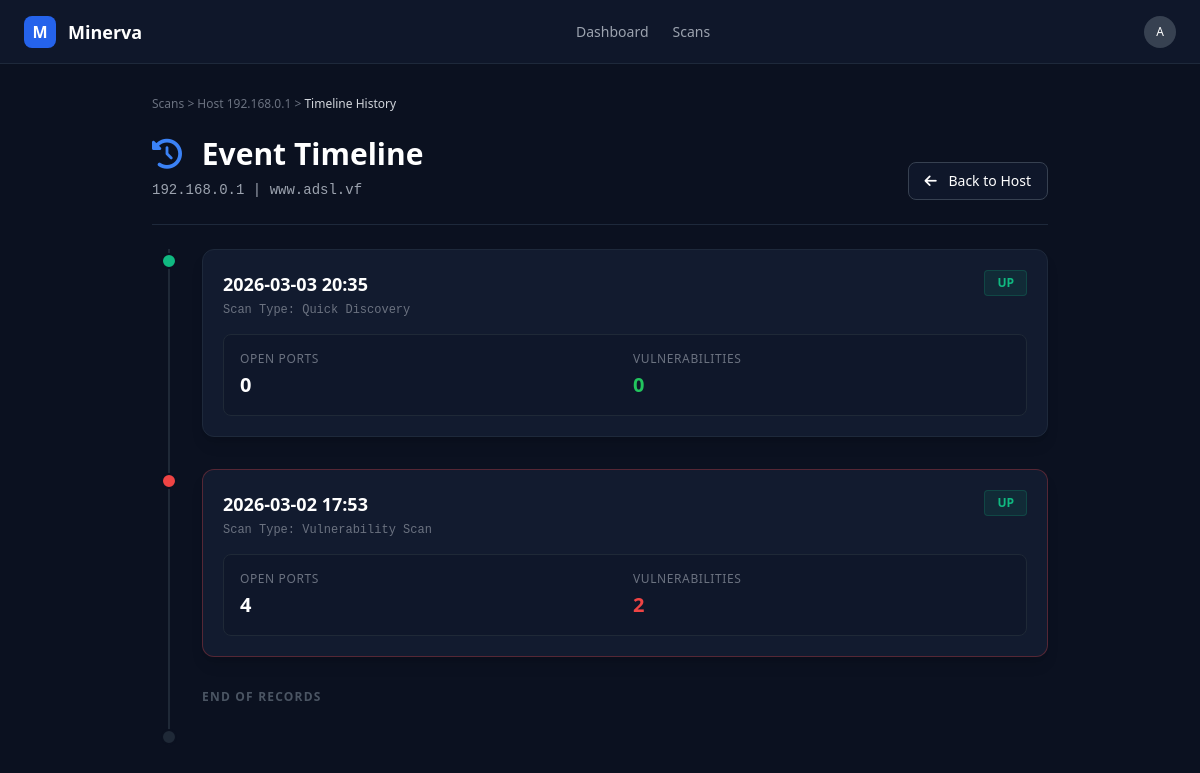
The page /host/192.168.0.1/history on the database its author committed.
### app/models.py (models this page shows)
class Host(Base):
    __tablename__ = "hosts"
    mac_address = Column(String, primary_key=True, index=True)
    hostname = Column(String)
    first_seen = Column(DateTime, default=datetime.datetime.utcnow)
    os_name = Column(String, nullable=True, default="Unknown")
    vendor = Column(String, nullable=True, default="Unknown")
    results = relationship("ScanResult", back_populates="host")

class ScanResult(Base):
    __tablename__ = "scan_results"
    id = Column(Integer, primary_key=True, index=True)
    scan_id = Column(Integer, ForeignKey("scans.id"))
    host_mac = Column(String, ForeignKey("hosts.mac_address"))
    ip_address = Column(String)
    status = Column(String)
    scan = relationship("Scan", back_populates="results")
    host = relationship("Host")
    ports = relationship("Port", back_populates="scan_result", cascade="all, delete-orphan")

class Scan(Base):
    __tablename__ = "scans"
    id = Column(Integer, primary_key=True, index=True)
    project_id = Column(Integer, ForeignKey("projects.id"))
    timestamp = Column(DateTime, default=datetime.datetime.utcnow)
    scan_type = Column(String)
    gateway_ip = Column(String, nullable=True)
    subnet_mask = Column(String, nullable=True)
    project = relationship("Project", back_populates="scans")
    results = relationship("ScanResult", back_populates="scan", cascade="all, delete-orphan")

### app/main.py (the view)
@app.get("/host/{ip}/history", response_class=HTMLResponse)
async def host_history(ip: str, request: Request, db: Session = Depends(get_db)):
    history_results = db.query(models.ScanResult).filter(models.ScanResult.ip_address == ip).order_by(models.ScanResult.id.desc()).all()
    if not history_results:
        return HTMLResponse(content="<h1>No hay historial para este host.</h1>", status_code=404)
    host_info = history_results[0].host
    timeline = []
    for r in history_results:
        open_ports = [p for p in r.ports if p.port_number != 0 and p.state != 'filtered']
        vulns_count = sum(len(p.vulnerabilities) for p in open_ports)
        timeline.append({
            "scan_id": r.scan_id,
            "date": r.scan.timestamp.strftime('%Y-%m-%d %H:%M') if r.scan else "Desconocida",
            "status": r.status,
            "ports_count": len(open_ports),
            "vulns_count": vulns_count,
            "scan_type": r.scan.scan_type if r.scan else "Desconocido"
        })
    return templates.TemplateResponse("host_history.html", {
        "request": request,
        "ip": ip,
        "host": host_info,
        "timeline": timeline
    })

### templates/host_history.html (shortened to what this page needs)
<!DOCTYPE html>
<html lang="es">
<head>
    <script src="https://cdn.tailwindcss.com"></script>
    <link rel="stylesheet" href="https://cdnjs.cloudflare.com/ajax/libs/font-awesome/6.4.0/css/all.min.css">
</head>
<body class="text-gray-300 font-sans h-screen flex flex-col overflow-hidden">
    <header class="h-16 border-b border-panel bg-[#0f172a] flex items-center justify-between px-6 shrink-0">
        <div class="flex items-center space-x-3">
            <div class="w-8 h-8 bg-blue-600 rounded-lg flex items-center justify-center text-white font-bold">M</div>
            <h1 class="text-lg font-bold text-white">Minerva</h1>
        </div>
        <nav class="flex space-x-6 text-sm font-medium">
            <a href="/dashboard" class="text-gray-400 hover:text-white transition">Dashboard</a>
            <a href="/scans" class="text-gray-400 hover:text-white transition">Scans</a>
        </nav>
        <div class="w-8 h-8 bg-gray-700 rounded-full flex items-center justify-center text-white text-xs">A</div>
    </header>
    <main class="flex-1 overflow-y-auto p-8">
        <div class="max-w-4xl mx-auto space-y-6">
            <div class="text-xs text-gray-500 font-medium mb-4">
                <a href="/dashboard" class="hover:text-gray-300">Scans</a> >
                <a href="/host/{{ ip }}" class="hover:text-gray-300">Host {{ ip }}</a> >
                <span class="text-gray-300">Timeline History</span>
            </div>
            <div class="flex justify-between items-end mb-8 border-b border-panel pb-6">
                <div>
                    <h2 class="text-3xl font-bold text-white"><i
                            class="fa-solid fa-clock-rotate-left text-blue-500 mr-3"></i> Event Timeline</h2>
                    <p class="text-gray-400 mt-2 text-sm font-mono">{{ ip }} | {{ host.hostname if host else 'Unknown'
                        }}</p>
                </div>
                <a href="/host/{{ ip }}"
                    class="px-4 py-2 bg-[#0f172a] border border-gray-700 text-white rounded-lg text-sm font-medium hover:bg-gray-800 transition">
                    <i class="fa-solid fa-arrow-left mr-2"></i> Back to Host
                </a>
            </div>
            <div class="relative border-l-2 border-gray-800 ml-4 space-y-8 pb-10">
                {% for event in timeline %}
                <div class="relative pl-8">
                    <div
                        class="absolute -left-[9px] top-1 w-4 h-4 rounded-full border-2 border-[#0b1120]
                        {{ 'bg-red-500' if event.vulns_count > 0 else 'bg-emerald-500' if event.status == 'up' else 'bg-gray-600' }}">
                    </div>
                    <div
                        class="bg-panel border {{ 'border-red-500/30' if event.vulns_count > 0 else 'border-panel' }} rounded-xl p-5 shadow-lg">
                        <div class="flex justify-between items-start mb-3">
                            <div>
                                <h3 class="text-white font-bold text-lg">{{ event.date }}</h3>
                                <p class="text-gray-500 text-xs font-mono mt-1">Scan Type: {{ event.scan_type }}</p>
                            </div>
                            <span
                                class="px-3 py-1 rounded text-xs font-bold uppercase border
                                {{ 'bg-emerald-500/10 text-emerald-500 border-emerald-500/20' if event.status == 'up' else 'bg-gray-800 text-gray-500 border-gray-700' }}">
                                {{ event.status }}
                            </span>
                        </div>
                        <div class="grid grid-cols-2 gap-4 mt-4 bg-[#0f172a] p-4 rounded-lg border border-gray-800">
                            <div>
                                <p class="text-xs text-gray-500 uppercase tracking-wider mb-1">Open Ports</p>
                                <p class="text-xl font-bold text-white">{{ event.ports_count }}</p>
                            </div>
                            <div>
                                <p class="text-xs text-gray-500 uppercase tracking-wider mb-1">Vulnerabilities</p>
                                <p
                                    class="text-xl font-bold {{ 'text-red-500' if event.vulns_count > 0 else 'text-green-500' }}">
                                    {{ event.vulns_count }}</p>
                            </div>
                        </div>
                    </div>
                </div>
                {% else %}
                <p class="text-gray-500 pl-8">No historical data found.</p>
                {% endfor %}
                <div class="absolute -left-[9px] bottom-0 w-4 h-4 rounded-full border-2 border-[#0b1120] bg-gray-800">
                </div>
                <div class="pl-8 text-xs text-gray-600 font-bold uppercase tracking-widest mt-4">End of records</div>
            </div>
        </div>
    </main>
</body>
</html>

### templates/host_history.html (style rules this page uses)
body { background-color: #0b1120; }
.bg-panel { background-color: #121b2f; }
.border-panel { border-color: #1e293b; }

### rows shown on the page
Host: hostname "www.adsl.vf"
Scan: scan_type "Quick Discovery"
ScanResult: status "UP"
Scan: scan_type "Vulnerability Scan"
ScanResult: status "UP"

### other values the page prints
{{ ip }} "192.168.0.1"
{{ event.date }} "2026-03-03 20:35" "2026-03-02 17:53"
{{ event.ports_count }} "0" "4"
{{ event.vulns_count }} "0" "2"
